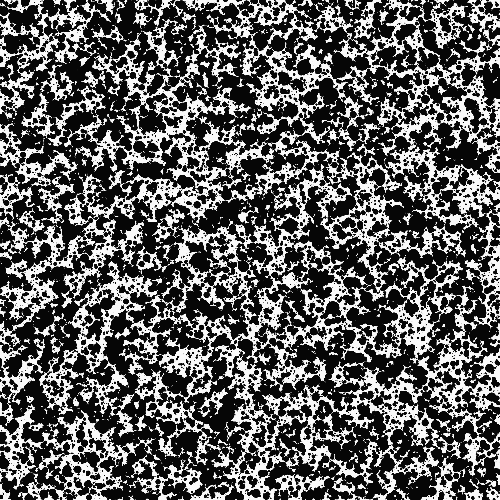
#> input picture examples/data/speckle.png, 500 x 500 px, found by its file name
$ python 01_demo_single_light.py
#> lines starting #> are read from the running program, lines starting #| are printed output that depends on the picture
### src/illumimod/masks.py
# masks.py (3.8/3.9-friendly)
from typing import Tuple, Optional, Sequence
import numpy as np
import numpy.typing as npt

def generate_light(
    width: int,
    height: int,
    center: Tuple[float, float],
    peak: float,
    core_radius: float,
    half_life_radius: float,
    power: float = 2.0,          # tail steepness: 1=softer/longer, 2≈gaussian-ish, >2 sharper
    edge_softness: float = 0.0,  # soften the core edge (px; 0 = hard edge)
    angle_deg: float = 90.0,     # 90 = perpendicular; smaller = grazing
    direction_deg: float = 0.0,  # 0=from up (north), 90=from right, clockwise
    lambertian: bool = False,    # if True, peak *= sin(angle) (optional physical dimming)
    dtype = np.float32,
) -> npt.NDArray:
    """
    Flat-top directional light with exact half-life from the core edge.

    Effective radius uses an ellipse stretched along the approach direction
    by 1/sin(angle). Intensity profile:
        I = peak                                         for r_eff <= core_radius
            peak * 2^{-((r_eff - core_radius)/half_life_radius)^power}  otherwise
    ⇒ I(core_radius + half_life_radius) = peak/2  (by construction).
    """
    w, h = int(width), int(height)
    cx, cy = float(center[0]), float(center[1])

    # coordinate grid
    yy, xx = np.mgrid[0:h, 0:w].astype(np.float32)
    dx = xx - cx
    dy = yy - cy

    # approach direction unit vector (image y points down):
    # direction_deg measured FROM NORTH (up), clockwise.
    phi = np.deg2rad(direction_deg)
    t_par = np.array([np.sin(phi), -np.cos(phi)], dtype=np.float32)  # along approach
    t_perp = np.array([-t_par[1], t_par[0]], dtype=np.float32)       # rotate +90°

    # project into (parallel, perpendicular) axes
    proj_par  = dx * t_par[0]  + dy * t_par[1]
    proj_perp = dx * t_perp[0] + dy * t_perp[1]

    # ellipse stretch along approach due to grazing incidence
    ang = np.deg2rad(max(min(angle_deg, 90.0), 1e-3))  # clamp away from 0
    stretch = 1.0 / max(np.sin(ang), 1e-6)             # 1 at 90°, grows as angle→0

    R0 = float(core_radius)
    H  = max(float(half_life_radius), 1e-6)
    p  = max(float(power), 1e-6)

    # elliptical effective radius
    r_eff = np.sqrt((proj_par / stretch) ** 2 + (proj_perp) ** 2)

    # base peak (optional Lambertian dimming with angle)
    I0 = float(peak) * (float(np.sin(ang)) if lambertian else 1.0)

    # flat core + half-life tail
    dr = np.maximum(0.0, r_eff - R0)
    fall = 2.0 ** ( - (dr / H) ** p )
    I = I0 * fall
    I[r_eff <= R0] = I0

    # optional soft core edge (smoothstep across [R0 - s, R0 + s])
    s_edge = max(float(edge_softness), 0.0)
    if s_edge > 0.0:
        a0, a1 = R0 - s_edge, R0 + s_edge
        denom = max(a1 - a0, 1e-6)
        t = np.clip((r_eff - a0) / denom, 0.0, 1.0)
        t = t * t * (3.0 - 2.0 * t)
        I = (1.0 - t) * I0 + t * I

    return I.astype(dtype, copy=False)

# [185 lines left out: functions combine, scale, autocap, apply, not called in this run]

### examples/01_demo_single_light.py
import os
import numpy as np
from PIL import Image
from illumimod.masks import generate_light as light_to_mask

# --- hardcoded I/O ---
PATH_IN  = "examples/data/speckle.png"
PATH_OUT = "examples/out/speckle-01-demo.png"
PATH_MASK = "examples/out/speckle-01-mask_u8.png"

# --- light params ---
PEAK        = 160.0      # center brightness to add
CORE_RADIUS = 12.0       # flat core radius (px)
HALF_LIFE   = 80.0       # distance beyond core where intensity halves
POWER       = 2.0        # tail steepness (1 softer, 2 ≈ gaussian-ish, >2 sharper)
SOFT_EDGE   = 0.0        # px of core-edge smoothing
ANGLE_DEG   = 90.0       # 90=perpendicular to surface
DIRECTION   = 0.0        # 0=from up (north), 90=from right (east), clockwise
LAMBERTIAN  = False      # keep False if you want exact PEAK at center

def main():
    os.makedirs(os.path.dirname(PATH_OUT), exist_ok=True)

    # load image (RGB)
    img = np.array(Image.open(PATH_IN).convert("RGB"))
#> img is the input picture: shape (500, 500, 3); min 6, max 251, mean 95.5
    H, W = img.shape[:2]
#> H = 500; W = 500
    center = (W / 2.0, H / 2.0)  # light at image center
#> center = (250, 250)

    # generate mask (float32, same HxW)
    mask = light_to_mask(
        width=W, height=H, center=center,
        peak=PEAK, core_radius=CORE_RADIUS, half_life_radius=HALF_LIFE,
        power=POWER, edge_softness=SOFT_EDGE,
        angle_deg=ANGLE_DEG, direction_deg=DIRECTION,
        lambertian=LAMBERTIAN, dtype=np.float32
    )

    # save a quick 8-bit view of the mask
    Image.fromarray(np.clip(mask, 0, 255).astype(np.uint8)).save(PATH_MASK)
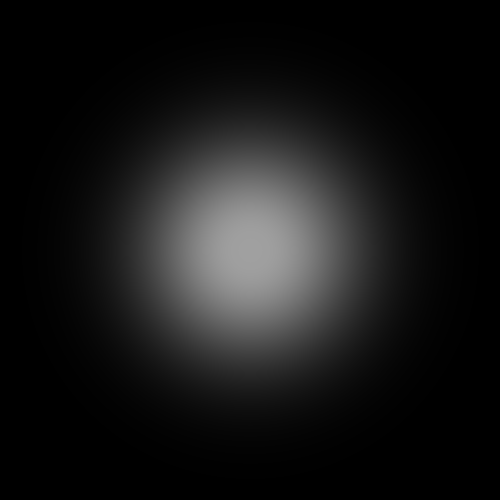
#> saved as speckle-01-mask_u8.png: PIL image 500x500 L; min 0, max 160, mean 22.5

    # simplest preview: ADDITIVE application (just to see the effect)
    out = np.clip(img.astype(np.float32) + mask[..., None], 0, 255).astype(np.uint8)
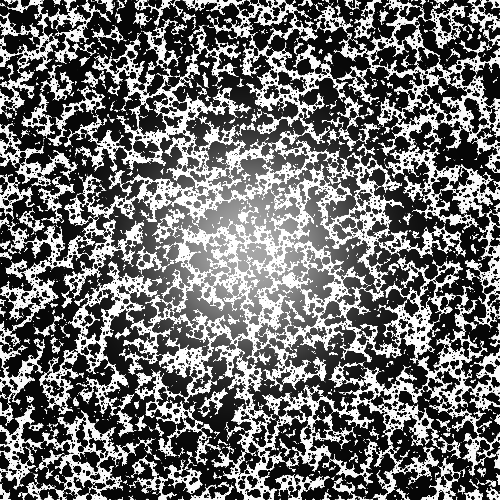
#> out: shape (500, 500, 3); min 6, max 255, mean 111.6
    Image.fromarray(out).save(PATH_OUT)

    print("wrote:")
    print("-", PATH_MASK)
    print("-", PATH_OUT)

if __name__ == "__main__":
    main()
